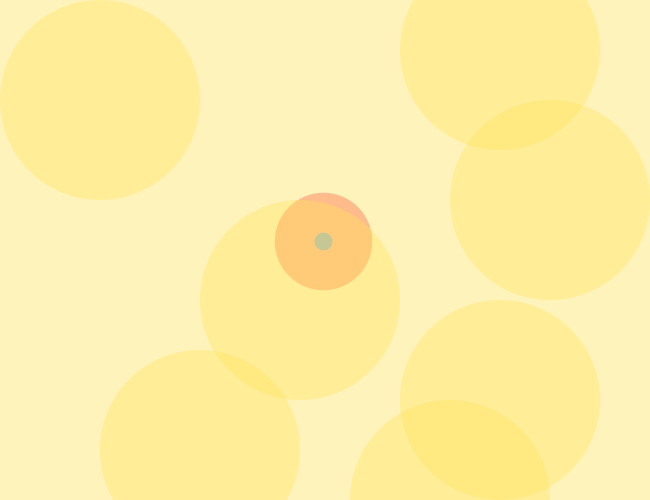
Frame 1 (no input)
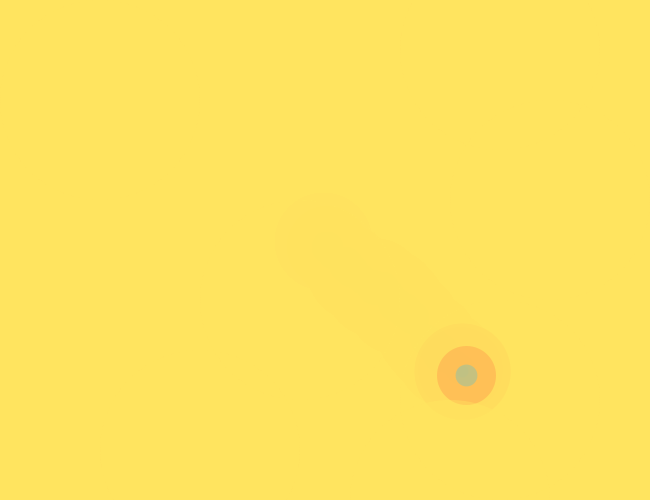
Frame 60 (the mouse pressed at the canvas centre just before this capture)
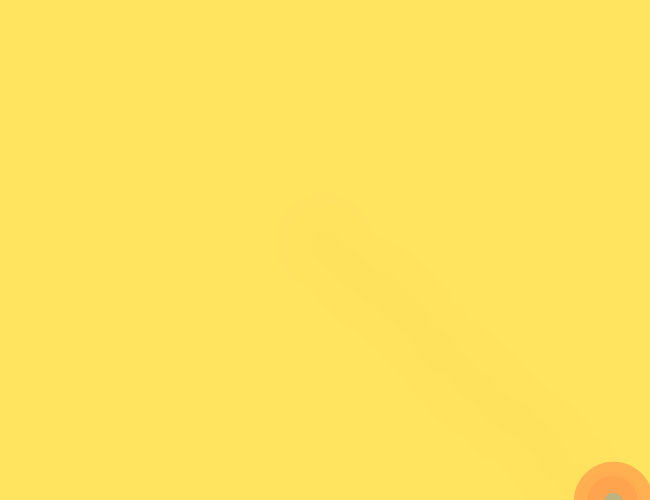
Frame 120 (the mouse held since frame 60 and released just before this capture)

The Processing sketch that drew these frames (run headless with seeded random() and noise(); from frame 60 on, the mouse is pressed at the canvas centre):

// Processing sketch: processing_53909
// ── processing_53909.pde

float posX=320;
float posY=240;
float posA=200;
float posB=300;
float speedX = 5;
float speedY = 5;
float speedA = 3;
float speedB = 3;
int counter = 0;
 
void setup(){
  size(650,500);
  frameRate(60);
  background(0);
}
 //red ghost
void draw(){
  noStroke();
  rect(0,0,width,height);
  if(posX < 0 || posX > width){
    speedX *= -1;
  }
  if(posY < 0 || posY > height){
    speedY *= -1;
  } 
 
  posX += random(speedX);
  posY += random(speedY); 
 
  strokeWeight(random(50,100)); //random stroke weights between 1-150
  stroke(#ff0926,100);//stroke colour (red) and opacity
  point(posX,posY);
  
   fill(#ffe35f,1);//if the fill is put last, it the ghost lines will be on the top
  
  


//circular zones
    noStroke();
  fill(#ffe35f,10); //background colour pale yellow and opacity
  rect(0,0,width,height); //the area that the ghost will travel on
  
    fill(#ffe35f,100);
  ellipse(100,100,200,200);
  
      fill(#ffe35f,100);
  ellipse(300,300,200,200);
  
      fill(#ffe35f,100);
  ellipse(450,500,200,200);
  
      fill(#ffe35f,100);
  ellipse(550,200,200,200);
  
      fill(#ffe35f,100);
  ellipse(200,450,200,200);
  
      fill(#ffe35f,100);
  ellipse(0,600,200,200);
  
      fill(#ffe35f,100);
  ellipse(500,50,200,200);
  
      fill(#ffe35f,100);
  ellipse(500,400,200,200);
  
  
  
    //light blue ghost
  
  if(posA < 0 || posA > width){
    speedA += -1;
  }
  if(posY < 0 || posY > height){
    speedB += -1;
  } 
 
  posA += random(speedA);
  posB += random(speedB); 
 
  strokeWeight(random(10,35)); //random stroke weights between 1-150
  stroke(#0eadff,100);//stroke colour (blue) and opacity
  point(posX,posY);
  
    noStroke();
  rect(0,0,width,height);
  
}
